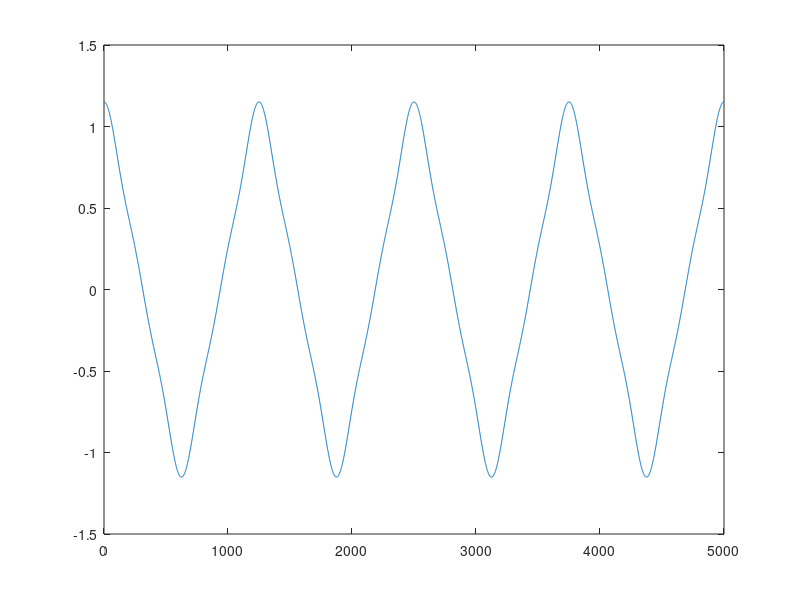

Reproduce this figure in MATLAB. (Note: this script raises an error after producing the figure.)
% TC-065
% Fourier synthesis of a triangular wave showing only 4 wave forms.

clc;
close all;
clear all;

tt=5000;
T=1250;

out=zeros(1,tt);

% Triangular wave synthesis equation. You can add and delete harmonics in
% this equation.

for t=1:1:tt
    s=cos(2*pi*t/T)+((1/3)^2)*(cos(2*3*pi*t/T))+((1/5)^2)*(cos(2*5*pi*t/T))
    +((1/7)^2)*(cos(2*7*pi*t/T))+((1/9)^2)*(cos(2*9*pi*t/T));
    out(t)=s;
end

plot(1:tt,out);
xlable('Time')
ylabel('Amplitude')
title('Fourier Synthesis of Triangular Wave')